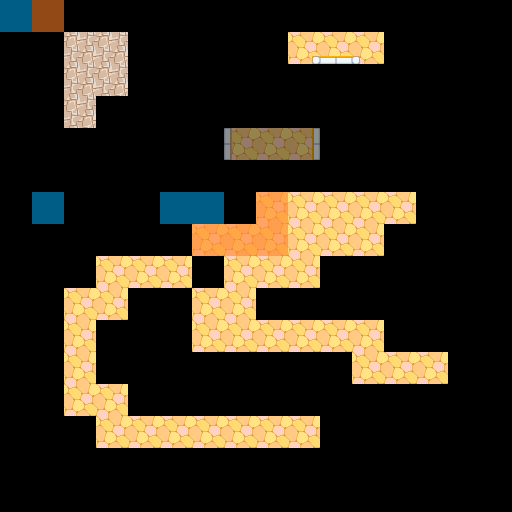

The image is a tile-based game level rendered from a .tmx file. Its description and complete source (layers, tilesets, objects, tile grids) follow:
An orthogonal 16x16 tile map with 32x32 px tiles, 2 tile layers (Tile Layer 1, Tile Layer 2), 2 tilesets.

<map version="1.0" tiledversion="1.1.5" orientation="orthogonal" renderorder="right-down" width="16" height="16" tilewidth="32" tileheight="32" infinite="0" nextobjectid="1">
 <tileset firstgid="1" name="BG2" tilewidth="32" tileheight="32" tilecount="750" columns="50">
  <image source="BGSprite.png" width="1600" height="480" />
 </tileset>
 <tileset firstgid="751" name="test" tilewidth="32" tileheight="32" tilecount="4" columns="2">
  <image source="test.png" width="64" height="64" />
 </tileset>
 <layer name="Tile Layer 1" width="16" height="16">
  <data encoding="csv">
0,0,0,0,0,0,0,0,0,0,0,0,0,0,0,0,
0,0,52,52,0,0,0,0,0,1,2,3,0,0,0,0,
0,0,52,52,0,0,0,0,0,0,0,0,0,0,0,0,
0,0,52,0,0,0,0,0,0,0,0,0,0,0,0,0,
0,0,0,0,0,0,0,0,0,0,0,0,0,0,0,0,
0,0,0,0,0,0,0,0,0,0,0,0,0,0,0,0,
0,0,0,0,0,0,0,0,104,104,104,104,104,0,0,0,
0,0,0,0,0,0,104,104,104,104,104,104,0,0,0,0,
0,0,0,104,104,104,0,104,104,104,0,0,0,0,0,0,
0,0,104,104,0,0,104,104,0,0,0,0,0,0,0,0,
0,0,104,0,0,0,104,104,104,104,104,104,0,0,0,0,
0,0,104,0,0,0,0,0,0,0,0,104,104,104,0,0,
0,0,104,104,0,0,0,0,0,0,0,0,0,0,0,0,
0,0,0,104,104,104,104,104,104,104,0,0,0,0,0,0,
0,0,0,0,0,0,0,0,0,0,0,0,0,0,0,0,
0,0,0,0,0,0,0,0,0,0,0,0,0,0,0,0
</data>
 </layer>
 <layer name="Tile Layer 2" width="16" height="16" opacity="0.58">
  <data encoding="csv">
752,751,0,0,0,0,0,0,0,0,0,0,0,0,0,0,
0,0,0,0,0,0,0,0,0,0,0,0,0,0,0,0,
0,0,0,0,0,0,0,0,0,0,0,0,0,0,0,0,
0,0,0,0,0,0,0,0,0,0,0,0,0,0,0,0,
0,0,0,0,0,0,0,53,54,51,0,0,0,0,0,0,
0,0,0,0,0,0,0,0,0,0,0,0,0,0,0,0,
0,752,0,0,0,752,752,0,751,0,0,0,0,0,0,0,
0,0,0,0,0,0,751,751,751,0,0,0,0,0,0,0,
0,0,0,0,0,0,0,0,0,0,0,0,0,0,0,0,
0,0,0,0,0,0,0,0,0,0,0,0,0,0,0,0,
0,0,0,0,0,0,0,0,0,0,0,0,0,0,0,0,
0,0,0,0,0,0,0,0,0,0,0,0,0,0,0,0,
0,0,0,0,0,0,0,0,0,0,0,0,0,0,0,0,
0,0,0,0,0,0,0,0,0,0,0,0,0,0,0,0,
0,0,0,0,0,0,0,0,0,0,0,0,0,0,0,0,
0,0,0,0,0,0,0,0,0,0,0,0,0,0,0,0
</data>
 </layer>
</map>